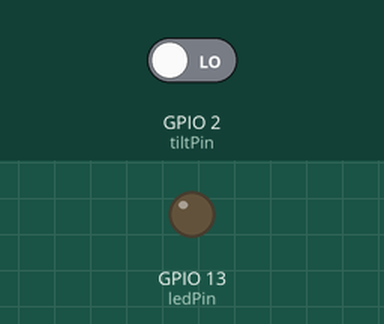
A sketch run on a simulated ESP8266 (NodeMCU). Parts: output pins drawn as LEDs (lit = HIGH). The inputs (shaded band) are chosen by the test bench; at power-on: GPIO 2 (tiltPin) LOW. WiFi joins after 1.5 s; servers stay silent unless stated; what the sketch prints to the serial monitor is not drawn.

Above: at 2.7 s.
2.8 s: GPIO 2 (tiltPin) driven HIGH
At 4.2 s:
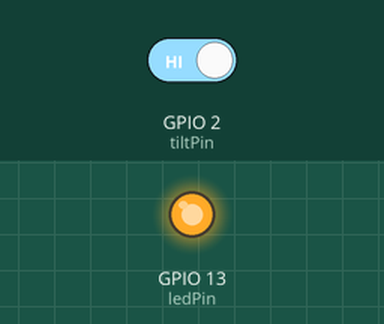
4.5 s: GPIO 2 (tiltPin) driven LOW
At 5.5 s:
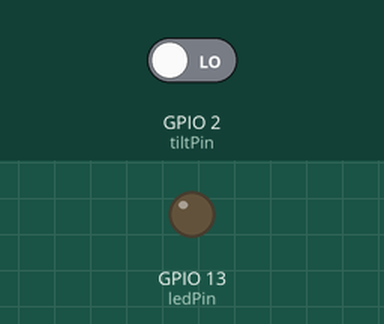
Timing chart, 0 to 7.5 s (numbered marks = the images above; inputs shaded):
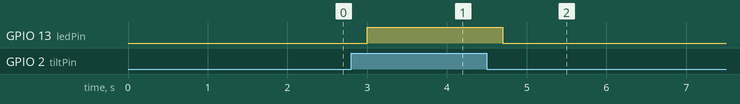

The sketch:

tiltSensor.ino
```cpp
#include <ESP8266WiFi.h>
#include <WiFiClientSecure.h>
#include <ESP8266HTTPClient.h>

const char* ssid = "....";
const char* password = "....";

const int tiltPin = 2;     // the number of the pushbutton pin
const int ledPin =  13;      // the number of the LED pin
int tiltState;            // current reading from tilt sensor
int lastTiltState = LOW;   // last reading from tilt sensor
unsigned long lastDebounceTime = 0;  // the last time the output pin was toggled
unsigned long debounceDelay = 200;    // the debounce time; increase if the output flickers
int wasPushed = 0;

void setup() {
  // initialize the LED pin as an output:
  pinMode(ledPin, OUTPUT);
  // initialize the pushbutton pin as an input:
  pinMode(tiltPin, INPUT);

  Serial.begin(115200);
  Serial.println();
  Serial.print("connecting to ");
  Serial.println(ssid);
  Serial.println(password);
  WiFi.begin(ssid, password);
  while (WiFi.status() != WL_CONNECTED) {
    delay(500);
    Serial.print(".");
  }
  Serial.println("");
  Serial.println("WiFi connected");
  Serial.println("IP address: ");
  Serial.println(WiFi.localIP());
}

void loop() {
  // read the state of the tilt sensor
  tiltState = digitalRead(tiltPin);

  if (tiltState != lastTiltState) {
    // reset the debouncing timer
    lastDebounceTime = millis();
  }

  if ((millis() - lastDebounceTime) > debounceDelay)
  {
    if (tiltState == HIGH) {
      if (wasPushed == 0)
      {
        // turn LED on, play music:
        HTTPClient http;
        digitalWrite(ledPin, HIGH);
        http.begin("http://10.1.6.151:5000/play"); //HTTP

        Serial.println("Play that funky music\n");
        // start connection and send HTTP header
        int httpCode = http.GET();
      }
      wasPushed = 1;
    }
    else
    {
      // turn LED off:
      digitalWrite(ledPin, LOW);
      if (wasPushed == 1)
      {
        Serial.println("Enjoy your coffee.\n");
        wasPushed = 0;
      }


    }
  }

  lastTiltState = tiltState;
}
```

Measured:
- after the input at 2.8 s, GPIO 13 (ledPin): LOW → HIGH after 0.20 s
- after the input at 4.5 s, GPIO 13 (ledPin): HIGH → LOW after 0.20 s
